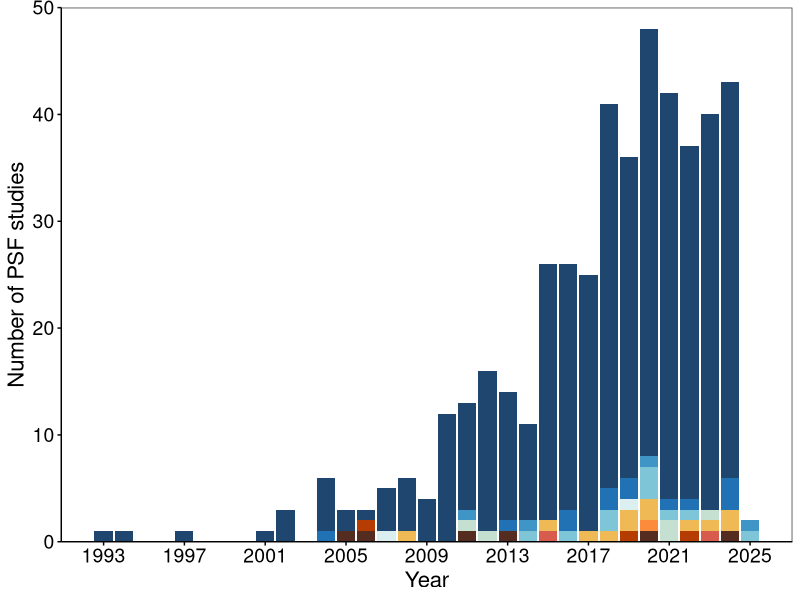
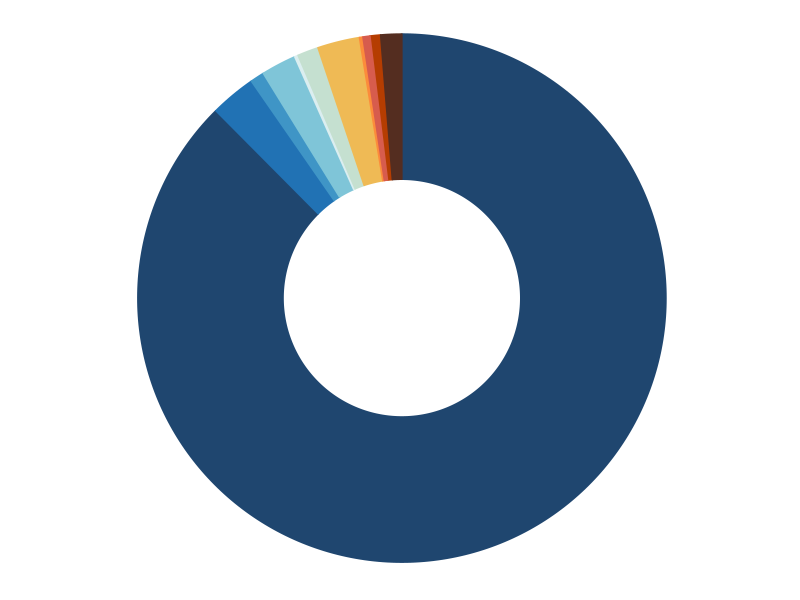
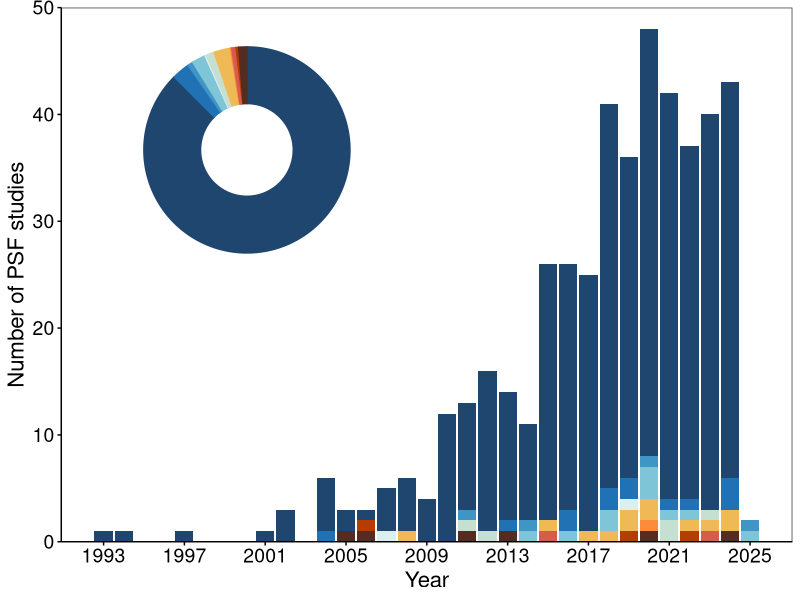

These figures' R source, in order:
###########################################################################################
#####                                  Library &  theme                               #####
###########################################################################################

library(openxlsx)
library(tidyr)
library(dplyr)
library(ggplot2)
library(forcats)
library(ggforce)
library(RColorBrewer)

mytheme= theme(legend.position = "none",
               panel.grid=element_blank(), 
               legend.title = element_text(colour='black', size=11), 
               legend.text = element_text(size = 10),  
               legend.background = element_rect(fill = NA),  
               axis.ticks = element_line(color='black'),
               axis.line = element_line(colour = "black"), 
               axis.title.x = element_text(colour='black', size=16),
               axis.title.y = element_text(colour='black', size=16),
               axis.text = element_text(colour='black',size=14),
               plot.tag = element_text(size = 18, face = "bold"))

###########################################################################################
#####                                       Fig.1                                     #####
###########################################################################################
setwd('C:/Users/MY/Desktop/li/Fig.1')                                                                              

data_li = read.xlsx("data_Fig.1.xlsx", sheet="bar" ,colNames = T, rowNames = F);head(data)

long_data <- data_li %>% pivot_longer(cols = -Group, names_to = "Year", values_to = "No._PSF_studies" ) %>% mutate(Year = as.numeric(Year))  
dim(long_data)
long_data$Group = factor(long_data$Group)

long_data$Group = factor(long_data$Group, levels = c("1","2","3","4","5","6","8","9","10","12",">12"))
# bar
ggplot(long_data, aes(x = Year, y = No._PSF_studies, alluvium = Group, fill = Group )) +  
  geom_col(position = "stack") + 
  scale_fill_manual(values = rev(c("#542D20","#b53d01" , "#D75C4D", "#fc8c3b",  "#EFBA55",
                                   "#C5E0D0", "#dbeef0",  "#7FC5D8","#3f95c6", "#2172b4","#1F466F")))+
  theme_bw() + mytheme + 
  theme(legend.position = "right") + 
  theme(legend.text = element_text(size = 14))+  
  scale_y_continuous(expand = c(0, 0), limits = c(0,50)) +
  theme_test()+mytheme+labs(x ="Year", y = "Number of PSF studies")+
  scale_x_continuous( breaks = seq(min(long_data$Year), max(long_data$Year), by = 4))-> P;P



############### pie
data = read.xlsx("data_Fig.1.xlsx", sheet = "pie", rowNames = T, colNames = T);head(data)
total <- sum(data$No._study_Cspp._peryear)
data$start_angle <- NA
data$end_angle <- NA
#start_angle & end_angle
for (i in 1:nrow(data)) {
  if (i == 1) {
    data$start_angle[i] <- 0   
  } else {
    data$start_angle[i] <- data$end_angle[i - 1]  
  }
  data$end_angle[i] <- data$start_angle[i] + (data$No._study_Cspp._peryear[i] / total) * (2 * pi)
};head(data)


df1 = data;head(df1)
df1$MaxNo._Cspp.ID = as.factor(df1$MaxNo._Cspp.ID)
 
ggplot()+
  geom_arc_bar(data=df1,stat ="pie", aes(x0=0,y0=0,r0=0.9,r=2, amount=Percentage,
               fill=MaxNo._Cspp.ID,color=MaxNo._Cspp.ID ), show.legend = F)+
  coord_fixed() + theme_no_axes()+
  scale_fill_manual(values = c(  "#1F466F","#2172b4","#3f95c6","#7FC5D8" ,"#dbeef0" ,"#C5E0D0",
                                 "#EFBA55", "#fc8c3b","#D75C4D","#b53d01","#542D20"))+
  scale_color_manual(values = c( "#1F466F","#2172b4","#3f95c6","#7FC5D8","#dbeef0",  "#C5E0D0",
                                 "#EFBA55", "#fc8c3b","#D75C4D","#b53d01","#542D20"))+
  theme(panel.border = element_blank(),legend.key.width = unit(0.5,"cm"),legend.key.height = unit(0.5,"cm"))->pie;pie

#visualization-Fig.1
P + annotation_custom(grob=ggplotGrob(pie),ymin = 25, ymax =48, xmin=1992, xmax=2008) -> p1;p1

 




